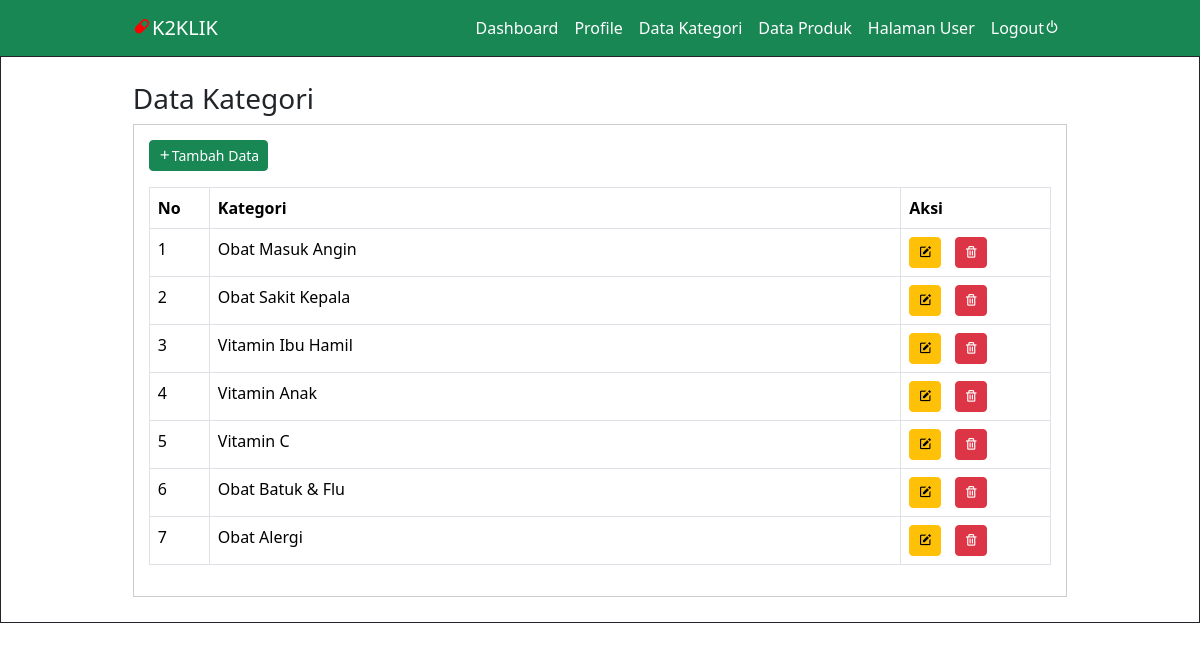
/halamanAdmin/data-kategori.php (signed in), run on the app's committed database.
### tables this page shows
CREATE TABLE `tb_category` (
  `category_id` int NOT NULL,
  `category_name` varchar(25) NOT NULL
);

### halamanAdmin/data-kategori.php (the view, shortened to what this page needs)
<?php
include '../connect.php';
?>
<!doctype html>
<html lang="en">
<head>
    <link href='https://unpkg.com/boxicons@2.1.4/css/boxicons.min.css' rel='stylesheet'>
    <link href="https://cdn.jsdelivr.net/npm/bootstrap@5.3.3/dist/css/bootstrap.min.css" rel="stylesheet">
</head>
<body>
    <nav class="navbar navbar-expand-lg navbar-dark bg-success">
        <div class="container">
            <a class="navbar-brand" href="#"><i class='bx bxs-capsule' style='color:#ff0000'></i>K2KLIK</a>
            <div class="collapse navbar-collapse" id="navbarNav">
                <ul class="navbar-nav ms-auto">
                    <li class="nav-item">
                        <a class="nav-link active" aria-current="page" href="dashboard.php">Dashboard</a>
                    </li>
                    <li class="nav-item">
                        <a class="nav-link active" aria-current="page" href="profile.php">Profile</a>
                    </li>
                    <li class="nav-item">
                        <a class="nav-link active" aria-current="page" href="data-kategori.php">Data Kategori</a>
                    </li>
                    <li class="nav-item">
                        <a class="nav-link active" aria-current="page" href="data-produk.php">Data Produk</a>
                    </li>
                    <li class="nav-item">
                        <a class="nav-link active" aria-current="page" href="../halamanUser/index.php">Halaman User</a>
                    </li <li class="nav-item">
                    <a class="nav-link active" aria-current="page" href="logut.php">Logout<i class='bx bx-power-off'></i></a>
                </ul>
            </div>
        </div>
    </nav>
    <div class="section">
        <div class="container">
            <h3>Data Kategori</h3>
            <div class="box">
                <p><a href="Tambah-kategori.php" class="btn btn-success btn-sm"><i class='bx bx-plus'></i>Tambah Data</a></p>
                <table border="1" cellspacing="0" class="table table-bordered">
                    <thead>
                        <tr>
                            <th width="60px">No</th>
                            <th>Kategori</th>
                            <th width="150px">Aksi</th>
                        </tr>
                    </thead>
                    <tbody>
                        <?php
                        $kategori = mysqli_query($conn, "SELECT * FROM tb_category ORDER BY category_id DESC");
                        $nomor = 1;
                        while ($row = mysqli_fetch_array($kategori)) {
                        ?>
                            <tr>
                                <td><?php echo $nomor++; ?></td>
                                <td><?php echo $row['category_name']; ?></td>
                                <td>
                                    <a href="edit-kategori.php?id=<?php echo $row['category_id'] ?> " class="btn btn-warning btn-sm"><i class='bx bxs-edit'></i></a>
                                    <a href="proses-hapus.php?idk=<?php echo $row['category_id'] ?>" class="btn btn-danger btn-sm" onclick="return confirm('yakin data ini ingin di hapus?')"><i class='bx bx-trash' style='color:#ffffff'></i></a>
                                </td>
                            </tr>
                        <?php } ?>
                    </tbody>
                </table>
            </div>
        </div>
    </div>
</body>
</html>

### halamanAdmin/data-kategori.php (style rules this page uses)
.container { width: 80%; margin: 0 auto; }
.section { padding: 25px 0; border: 1px solid; }
.box { background-color: #fff; border: 1px solid #ccc; padding: 15px; box-sizing: border-box; }
table { width: 100%; border-collapse: collapse; }
table th, table td { padding: 10px; text-align: left; }
table th { background-color: #f8f9fa; }
table td a { margin-right: 10px; }

### data on the page
tb_category: category_name "Obat Masuk Angin"
tb_category: category_name "Obat Sakit Kepala"
tb_category: category_name "Vitamin Ibu Hamil"
tb_category: category_name "Vitamin Anak"
tb_category: category_name "Vitamin C"
tb_category: category_name "Obat Batuk & Flu"
tb_category: category_name "Obat Alergi"
